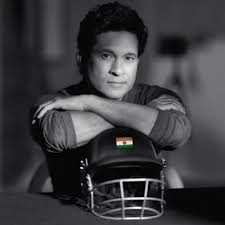
#> input picture DB/sachin/01.jpg, 225 x 225 px, found by its file name; its folder holds only this picture in this run
$ jupyter execute Face_recog.ipynb
#> lines starting #> are read from the running program, lines starting #| are printed output that depends on the picture
[cell 1]
import cv2

[cell 2]
#function for assigning class labels

def name_map(x):
    if x == "sachin": #folder name
        return 0
    if x == "obama":
        return 1
    if x == 'messi':
        return 2

[cell 3]
#to get the actual name

def get_name(x):
    if x == 0:
        return 'sachin'
    if x == 1:
        return 'obama'
    if x == 2:
        return 'messi'

[cell 4]
#detect faces from img- region of ineterst(roi)

def detect_face(img):
    gray = cv2.cvtColor(img, cv2.COLOR_BGR2GRAY)
    face_cascade = cv2.CascadeClassifier(r'F:\DL Projects\Face_Recognition\haarcascade_frontalface_default.xml')
    face = face_cascade.detectMultiScale(gray, scaleFactor=1.1, minNeighbors=4)

    if len(face) == 0: #if no face is detected
        return None, None #this func actually returns 2 values
    #in all these img we have only one face
    #using slicing method extract only face
    x,y,w,h = face[0]
    return gray[x:x+w,y:y+h],face[0]

[cell 5]
import os

[cell 6]
#preparing train data

def prepare_training_data(data_folder_path):
#> called with data_folder_path = 'F:\\DL Projects\\Face_Recognition\\DB'
    dirs = os.listdir(data_folder_path) #to find subfolders
    #print(dirs)
    faces = [] #to store faces
    labels = [] #pass labels
    for dir_name in dirs:
        sub_dir_path = data_folder_path+'/'+dir_name #other slash wont work
        #print(sub_dir_path)
        image_names = os.listdir(sub_dir_path)
        #print(image_names)
        for img_name in image_names:
            img_path = sub_dir_path+'/'+img_name
            #print(img_path)

            #display

            img = cv2.imread(img_path)
#> img is the input picture: shape (225, 225, 3); mean B, G, R 61.6, 60.1, 60.1
            cv2.imshow("Training Image", img)
            cv2.waitKey(10) #after 10ms new pic comes


            #detect face from every img
            #use the fun
            face, rect = detect_face(img)
#> in detect_face, `face = face_cascade.detectMultiScale(gray, scaleFactor=1.1, minNeighbo..`: face = [[89, 35, 57, 57]]
#> in detect_face, `x,y,w,h = face[0]`: x = 89; y = 35; w = 57
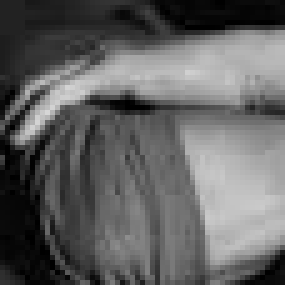
#> face: shape (57, 57) (shown 5 times larger); min 0, max 214, mean 97.4
#> rect = [89, 35, 57, 57]
            if face is not None:
                faces.append(face)
                labels.append(name_map(dir_name))


    cv2.waitKey(1) #after all pics wait 1 ms then destroy the window
    cv2.destroyAllWindows()
    return faces, labels

[cell 7]
path = r"F:\DL Projects\Face_Recognition\DB"
faces, labels = prepare_training_data(path)
#> faces = 1 item; labels = [0]
print(labels)
#| [0]

[cell 8]
len(labels)
#> Out = 1

[cell 9]
len(faces)
#> Out = 1
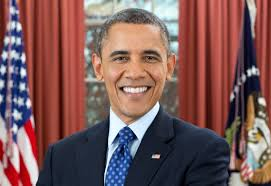
#> input picture obama.jpg, 271 x 186 px, found by its file name
#> further down, test_img is the input picture: shape (186, 271, 3); mean B, G, R 87.5, 88.4, 124

from one sachin img face is not detected.

[cell 10]
#face recognize
recognizer = cv2.face.LBPHFaceRecognizer_create()
recognizer

[cell 11]
import numpy as np
recognizer.train(faces, np.array(labels)) #convert labels to array

[cell 12]
#draw rect

def draw_rectangle(img,rect):
    (x,y,w,h) = rect
    cv2.rectangle(img, (x,y), (x+w,y+h), (233,231,123), 3)

[cell 13]
def write_text(img, text, x,y):
    cv2.putText(img, text, (x,y), cv2.FONT_HERSHEY_COMPLEX, 1, (0,255,255), 2)

[cell 14]
def predict_new(test_img): #to predict a new img
    img = test_img.copy()
    face, rect = detect_face(img)
#> in detect_face (call 2), `gray = cv2.cvtColor(img, cv2.COLOR_BGR2GRAY)`:
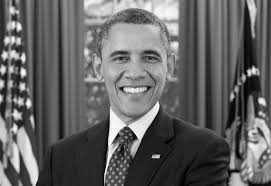
#> gray: shape (186, 271); min 1, max 255, mean 99
#> in detect_face (call 2), `face = face_cascade.detectMultiScale(gray, scaleFactor=1.1, minNeighbo..`: face = [[94, 26, 82, 82]]
#> in detect_face (call 2), `x,y,w,h = face[0]`: x = 94; y = 26; w = 82
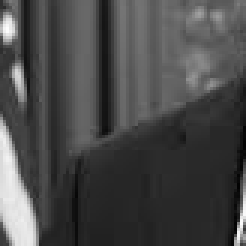
#> face: shape (82, 82) (shown 3 times larger); min 3, max 253, mean 73.1
#> rect = [94, 26, 82, 82]
    label = recognizer.predict(face)
#> label = (0, 194.4)
    label_text = get_name(label[0])
#> label_text = 'sachin'
    draw_rectangle(img,rect)
#> in draw_rectangle, `(x,y,w,h) = rect`: x = 94; y = 26; w = 82
    write_text(img,label_text,rect[0],rect[1])
#> in write_text, `cv2.putText(img, text, (x,y), cv2.FONT_HERSHEY_COMPLEX, 1, (0,255,255)..`:
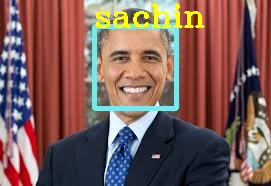
#> img: shape (186, 271, 3); mean B, G, R 88.3, 93.5, 125
    return img

[cell 15]
test_img = cv2.imread(r"F:\DL Projects\Face_Recognition\obama.jpg")
test_img
